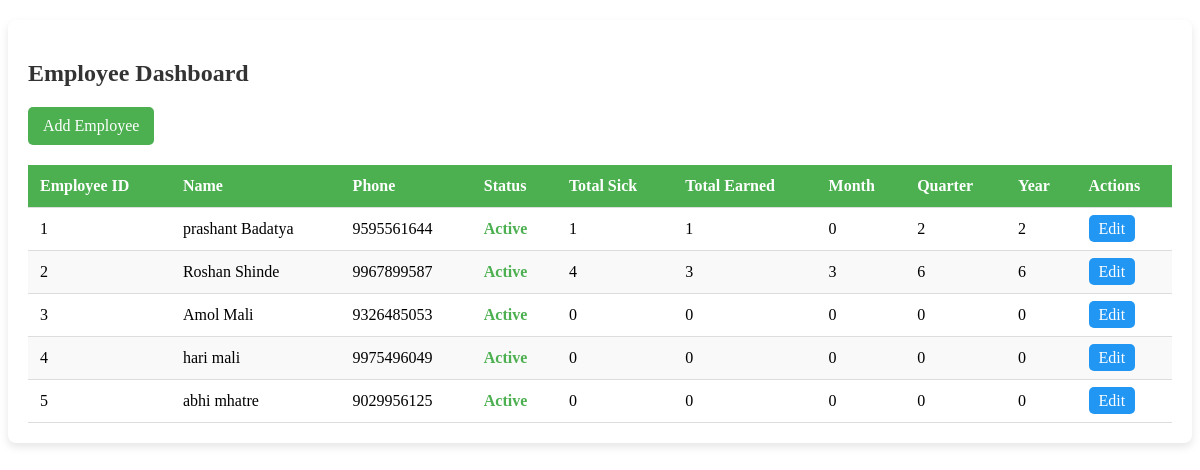
Page /admin_dashboard/ (signed in) on the earlier database version.
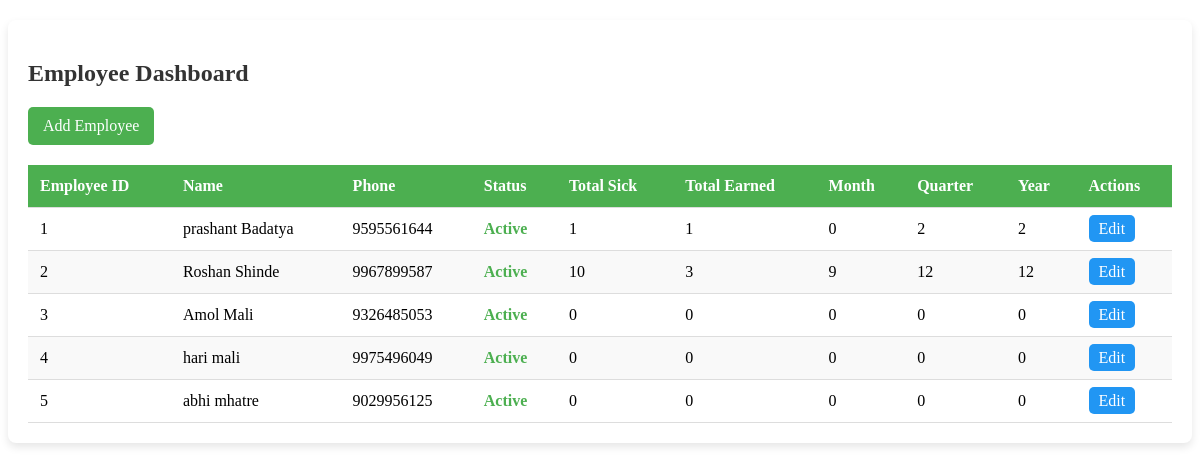
Same page on the later database version.
### leave_management/models.py (models this page shows, shortened)
class EmployeeProfile(models.Model):
    ACTIVE = 'Active'
    INACTIVE = 'Inactive'
    STATUS_CHOICES = [
        (ACTIVE, 'Active'),
        (INACTIVE, 'Inactive'),
    ]
    first_name = models.CharField(max_length=100)
    last_name = models.CharField(max_length=100)
    phone_number = models.CharField(max_length=10, unique=True)
    password = models.CharField(max_length=4)
    status = models.CharField(max_length=8, choices=STATUS_CHOICES, default=ACTIVE)
    total_cs_leaves = models.IntegerField(default=12)  # Casual Leave (CS)
    total_e_leaves = models.IntegerField(default=12)  # Earned Leave (E)

### leave_management/views.py (the view)
# urls.py: path("admin_dashboard/", admin_dashboard, name="admin_dashboard"),
@login_required
def admin_dashboard(request):
    today = now().date()
    first_day_of_month = today.replace(day=1)
    current_quarter = (today.month - 1) // 3 + 1
    first_day_of_quarter = datetime(today.year, 3 * current_quarter - 2, 1).date()
    financial_year_start = datetime(today.year if today.month >= 4 else today.year - 1, 4, 1).date()
    employees = EmployeeProfile.objects.all().annotate(
        total_sick=Count('employeeleave', filter=Q(employeeleave__leave_type='CS')),
        total_earned=Count('employeeleave', filter=Q(employeeleave__leave_type='E'))
    ).order_by('id')
    leave_report = []
    for employee in employees:
        leaves_this_month = EmployeeLeave.objects.filter(
            employee=employee, start_date__range=(first_day_of_month, today)
        ).count()
        leaves_this_quarter = EmployeeLeave.objects.filter(
            employee=employee, start_date__range=(first_day_of_quarter, today)
        ).count()
        leaves_this_year = EmployeeLeave.objects.filter(
            employee=employee, start_date__range=(financial_year_start, today)
        ).count()
        leave_report.append({
            'employee': employee,
            'leaves_this_month': leaves_this_month,
            'leaves_this_quarter': leaves_this_quarter,
            'leaves_this_year': leaves_this_year,
            'total_sick': employee.total_sick,
            'total_earned': employee.total_earned,
        })
    context = {
        'leave_report': leave_report,
        'employees': employees,
        'total_employees': employees.count(),
        'total_active_employees': employees.filter(status='Active').count(),
        'total_inactive_employees': employees.filter(status='Inactive').count(),
    }
    return render(request, 'admin_dashboard.html', context)

### leave_management/templates/admin_dashboard.html (shortened to what this page needs)
<div class="table-container">
    <h2>Employee Dashboard</h2>
    <a href="{% url 'modify_employee' %}" class="add-employee-btn">Add Employee</a>
    <table class="employee-table" id="employeeTable">
        <thead>
            <tr>
                <th>Employee ID</th>
                <th>Name</th>
                <th>Phone</th>
                <th>Status</th>
                <th>Total Sick</th>
                <th>Total Earned</th>
                <th>Month</th>
                <th>Quarter</th>
                <th>Year</th>
                <th>Actions</th>
            </tr>
        </thead>
        <tbody>
            {% for item in leave_report %}
            <tr>
                <td>{{ item.employee.id }}</td>
                <td>{{ item.employee.first_name }} {{ item.employee.last_name }}</td>
                <td>{{ item.employee.phone_number }}</td>
                <td><span class="status {{ item.employee.status|lower }}">{{ item.employee.status }}</span></td>
                <td>{{ item.total_sick }}</td>
                <td>{{ item.total_earned }}</td>
                <td>{{ item.leaves_this_month }}</td>
                <td>{{ item.leaves_this_quarter }}</td>
                <td>{{ item.leaves_this_year }}</td>
                <td>
                    <a href="{% url 'modify_employee' item.employee.id %}" class="action-btn edit"> Edit</a>
                </td>
            </tr>
            {% endfor %}
        </tbody>
    </table>
</div>

Differences in the rows shown:
changed EmployeeProfile "Roshan": total_sick "4" → "10"; leaves_this_month "3" → "9"; leaves_this_quarter "6" → "12"; leaves_this_year "6" → "12"
